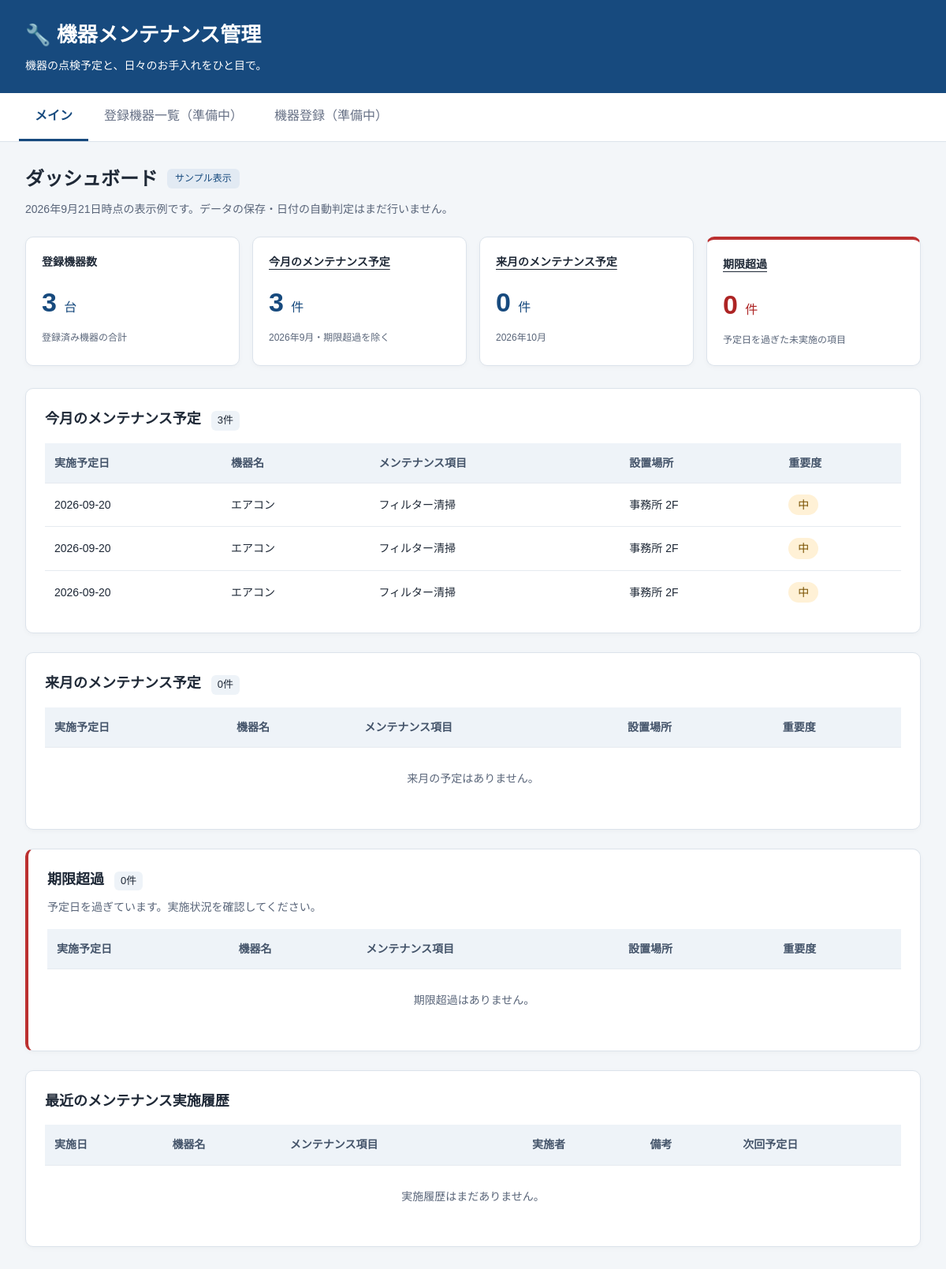
The page / on the database its author committed.
### tables this page shows
CREATE TABLE maintenance (
        id INTEGER PRIMARY KEY AUTOINCREMENT,
        date TEXT,
        device TEXT,
        task TEXT,
        location TEXT,
        priority TEXT
    );

### src/maintenance-recorder-package/main.py (the view)
@app.get("/")
def home(request: Request):
    connection = sqlite3.connect("maintenance.db")
    cursor = connection.cursor()
    cursor.execute("""
        SELECT
            id,
            date,
            device,
            task,
            location,
            priority
        FROM maintenance
    """)
    rows = cursor.fetchall()
    maintenance_list = []
    for row in rows:
        maintenance_list.append({
            "id": row[0],
            "date": row[1],
            "device": row[2],
            "task": row[3],
            "location": row[4],
            "priority": row[5]
        })
    device_count = len(maintenance_list)
    connection.close()
    return templates.TemplateResponse(
        request=request,
        name="index.html",
        context={
            "device_count": device_count,
            "maintenance_list": maintenance_list
        }
    )

### src/maintenance-recorder-package/templates/index.html (shortened to what this page needs)
<!DOCTYPE html>
<html lang="ja">
<head>
    <link rel="stylesheet" href="/static/style.css">
</head>
<body>
    <header class="site-header">
        <h1>🔧 機器メンテナンス管理</h1>
        <p>機器の点検予定と、日々のお手入れをひと目で。</p>
    </header>
    <nav aria-label="メインナビゲーション">
        <a href="#dashboard" aria-current="page">メイン</a>
        <button type="button" disabled>登録機器一覧（準備中）</button>
        <button type="button" disabled>機器登録（準備中）</button>
    </nav>
    <main id="dashboard">
        <div class="page-heading">
            <h2>ダッシュボード</h2>
            <span class="demo-label">サンプル表示</span>
        </div>
        <p class="sample-note">2026年9月21日時点の表示例です。データの保存・日付の自動判定はまだ行いません。</p>
        <section class="summary" aria-label="登録機器とメンテナンスの集計">
            <div class="card">
                <h3>登録機器数</h3>
                <p>{{ device_count }} <span>台</span></p>
                <small>登録済み機器の合計</small>
            </div>
            <div class="card">
                <h3><a href="#this-month">今月のメンテナンス予定</a></h3>
                <p>{{ maintenance_list|length }} <span>件</span></p>
                <small>2026年9月・期限超過を除く</small>
            </div>
            <div class="card">
                <h3><a href="#next-month">来月のメンテナンス予定</a></h3>
                <p>{{ next_month_list|length }} <span>件</span></p>
                <small>2026年10月</small>
            </div>
            <div class="card warning">
                <h3><a href="#overdue">期限超過</a></h3>
                <p>{{ overdue_list|length }} <span>件</span></p>
                <small>予定日を過ぎた未実施の項目</small>
            </div>
        </section>
        <section class="panel" id="this-month" aria-labelledby="this-month-title">
            <h2 id="this-month-title">今月のメンテナンス予定 <span class="count">{{ maintenance_list|length }}件</span></h2>
            <div class="table-scroll" role="region" aria-label="今月の予定表" tabindex="0">
                <table>
                    <thead>
                        <tr><th scope="col">実施予定日</th><th scope="col">機器名</th><th scope="col">メンテナンス項目</th><th scope="col">設置場所</th><th scope="col">重要度</th></tr>
                    </thead>
                    <tbody>
                        {% for item in maintenance_list %}
                        <tr>
                            <td>{{ item.date }}</td><td>{{ item.device }}</td><td>{{ item.task }}</td><td>{{ item.location }}</td>
                            <td><span class="priority" data-level="{{ item.priority }}">{{ item.priority }}</span></td>
                        </tr>
                        {% else %}
                        <tr><td colspan="5" class="empty-state">今月の予定はありません。</td></tr>
                        {% endfor %}
                    </tbody>
                </table>
            </div>
        </section>
        <section class="panel" id="next-month" aria-labelledby="next-month-title">
            <h2 id="next-month-title">来月のメンテナンス予定 <span class="count">{{ next_month_list|length }}件</span></h2>
            <div class="table-scroll" role="region" aria-label="来月の予定表" tabindex="0">
                <table>
                    <thead>
                        <tr><th scope="col">実施予定日</th><th scope="col">機器名</th><th scope="col">メンテナンス項目</th><th scope="col">設置場所</th><th scope="col">重要度</th></tr>
                    </thead>
                    <tbody>
                        {% for item in next_month_list %}
                        <tr>
                            <td>{{ item.date }}</td><td>{{ item.device }}</td><td>{{ item.task }}</td><td>{{ item.location }}</td>
                            <td><span class="priority" data-level="{{ item.priority }}">{{ item.priority }}</span></td>
                        </tr>
                        {% else %}
                        <tr><td colspan="5" class="empty-state">来月の予定はありません。</td></tr>
                        {% endfor %}
                    </tbody>
                </table>
            </div>
        </section>
        <section class="panel overdue-panel" id="overdue" aria-labelledby="overdue-title">
            <h2 id="overdue-title">期限超過 <span class="count">{{ overdue_list|length }}件</span></h2>
            <p class="section-note">予定日を過ぎています。実施状況を確認してください。</p>
            <div class="table-scroll" role="region" aria-label="期限超過の予定表" tabindex="0">
                <table>
                    <thead>
                        <tr><th scope="col">実施予定日</th><th scope="col">機器名</th><th scope="col">メンテナンス項目</th><th scope="col">設置場所</th><th scope="col">重要度</th></tr>
                    </thead>
                    <tbody>
                        {% for item in overdue_list %}
                        <tr>
                            <td class="overdue-date">{{ item.date }}</td><td>{{ item.device }}</td><td>{{ item.task }}</td><td>{{ item.location }}</td>
                            <td><span class="priority" data-level="{{ item.priority }}">{{ item.priority }}</span></td>
                        </tr>
                        {% else %}
                        <tr><td colspan="5" class="empty-state">期限超過はありません。</td></tr>
                        {% endfor %}
                    </tbody>
                </table>
            </div>
        </section>
        <section class="panel" aria-labelledby="history-title">
            <h2 id="history-title">最近のメンテナンス実施履歴</h2>
            <div class="table-scroll" role="region" aria-label="最近の実施履歴表" tabindex="0">
                <table>
                    <thead>
                        <tr><th scope="col">実施日</th><th scope="col">機器名</th><th scope="col">メンテナンス項目</th><th scope="col">実施者</th><th scope="col">備考</th><th scope="col">次回予定日</th></tr>
                    </thead>
                    <tbody>
                        {% for item in recent_history %}
                        <tr>
                            <td>{{ item.date }}</td><td>{{ item.device }}</td><td>{{ item.task }}</td><td>{{ item.performed_by }}</td><td>{{ item.note }}</td><td>{{ item.next_due_date }}</td>
                        </tr>
                        {% else %}
                        <tr><td colspan="6" class="empty-state">実施履歴はまだありません。</td></tr>
                        {% endfor %}
                    </tbody>
                </table>
            </div>
        </section>
    </main>
</body>
</html>

### src/maintenance-recorder-package/static/style.css (style rules this page uses)
* { box-sizing: border-box; }
body { margin: 0; font-family: "Yu Gothic", "Meiryo", sans-serif; background: #f3f6f9; color: #1f2937; line-height: 1.6; }
a { color: inherit; }
button { font: inherit; }
.site-header { padding: 24px 32px; background: #174a7e; color: white; }
.site-header h1 { margin: 0; font-size: 26px; }
.site-header p { margin: 6px 0 0; font-size: 14px; }
nav { display: flex; flex-wrap: wrap; padding: 0 24px; background: white; border-bottom: 1px solid #dce3eb; }
nav a, nav button { padding: 16px 20px; border: 0; border-bottom: 3px solid transparent; background: white; text-decoration: none; }
nav a[aria-current="page"] { color: #174a7e; border-bottom-color: #174a7e; font-weight: bold; }
nav button:disabled { color: #667085; cursor: not-allowed; }
main { max-width: 1280px; margin: 0 auto; padding: 28px 32px 48px; }
.page-heading { display: flex; align-items: center; flex-wrap: wrap; gap: 12px; }
.page-heading h2 { margin: 0; font-size: 24px; }
.demo-label { padding: 3px 10px; border-radius: 6px; background: #e2eaf3; color: #174a7e; font-size: 12px; }
.sample-note, .section-note { color: #596579; font-size: 14px; }
.sample-note { margin: 8px 0 24px; }
.summary { display: grid; grid-template-columns: repeat(4, minmax(0, 1fr)); gap: 16px; margin-bottom: 28px; }
.card, .panel { background: white; border: 1px solid #dce3eb; border-radius: 10px; box-shadow: 0 2px 6px rgba(0, 0, 0, 0.03); }
.card { padding: 20px; }
.card h3 { margin: 0; font-size: 14px; }
.card h3 a { text-decoration-thickness: 1px; text-underline-offset: 4px; }
.card p { margin: 12px 0 4px; color: #174a7e; font-size: 34px; font-weight: bold; }
.card p span { font-size: 16px; font-weight: normal; }
.card small { color: #596579; font-size: 12px; }
.warning { border-top: 4px solid #bb3030; }
.warning p, .overdue-date { color: #ad2424; }
.panel { padding: 24px; margin-bottom: 24px; scroll-margin-top: 16px; }
.panel h2 { margin: 0 0 16px; font-size: 18px; }
.count { display: inline-block; margin-left: 8px; padding: 2px 8px; border-radius: 6px; background: #eef3f8; font-size: 13px; font-weight: normal; }
.overdue-panel { border-left: 4px solid #bb3030; }
.section-note { margin: -6px 0 16px; }
.table-scroll { overflow-x: auto; }
table { width: 100%; min-width: 640px; border-collapse: collapse; font-size: 14px; }
th, td { padding: 14px 12px; text-align: left; border-bottom: 1px solid #e5eaf0; }
th { background: #eef3f8; color: #44546a; white-space: nowrap; }
td:first-child { white-space: nowrap; }
tbody tr:last-child td { border-bottom: 0; }
.priority { display: inline-block; padding: 2px 12px; border-radius: 20px; background: #edf1f5; white-space: nowrap; }
.priority[data-level="中"] { background: #fff1d6; color: #795100; }
.empty-state { text-align: center; color: #596579; padding: 28px; }

### rows shown on the page
maintenance: date "2026-09-20", device "エアコン", task "フィルター清掃", location "事務所 2F", priority "中"
maintenance: date "2026-09-20", device "エアコン", task "フィルター清掃", location "事務所 2F", priority "中"
maintenance: date "2026-09-20", device "エアコン", task "フィルター清掃", location "事務所 2F", priority "中"

### other values the page prints
{{ device_count }} "3"
{{ maintenance_list|length }} "3"
{{ next_month_list|length }} "0"
{{ overdue_list|length }} "0"
